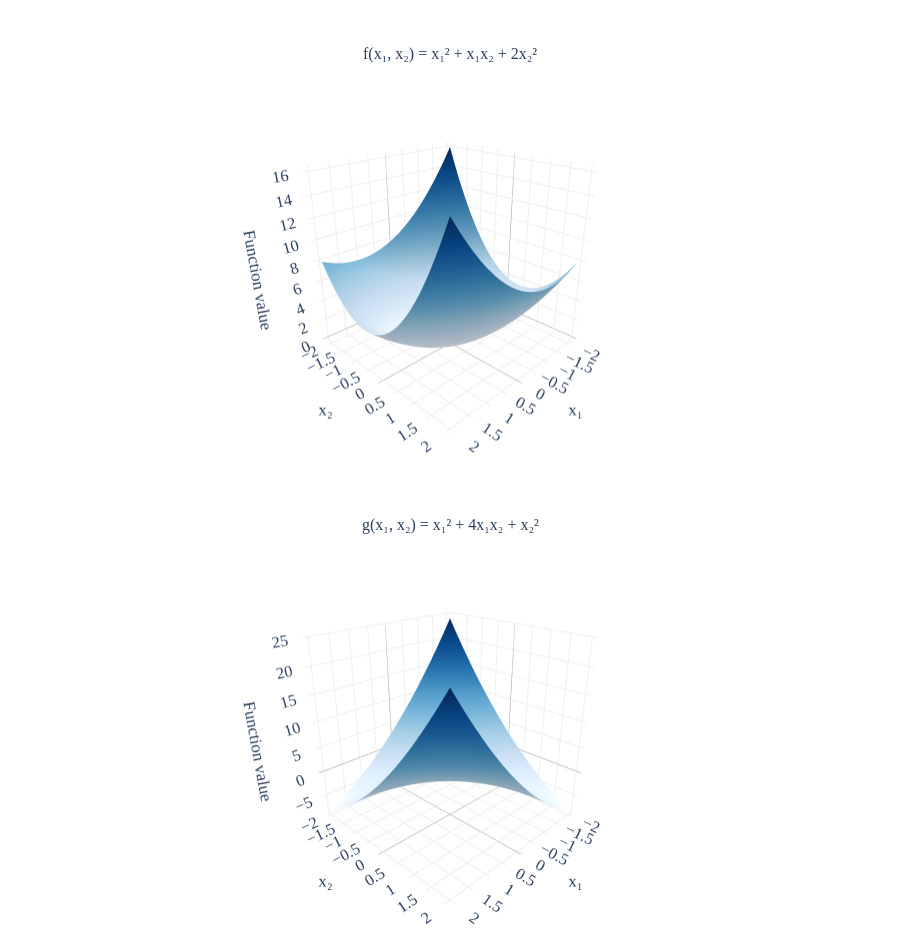

The notebook cell saved with this chart:
### Markdown cell above
### Example: Checking Convexity

Consider the function

$$g(x_1,x_2)=x_1^2+4x_1x_2+x_2^2$$

Its Hessian is $\begin{bmatrix}2&4\\4&2\end{bmatrix}$. All of its entries are positive, but if we choose $\vec v=\begin{bmatrix}1\\-1\end{bmatrix}$, then

$$\vec v^T{\color{#3d81f6}H_g}\vec v=\begin{bmatrix}1&-1\end{bmatrix}{\color{#3d81f6}\begin{bmatrix}2&4\\4&2\end{bmatrix}}\begin{bmatrix}1\\-1\end{bmatrix}=-4$$

So, $g$ isn't convex. We can also see this by restricting $g$ to the line $x_2=-x_1$:

$$g(s,-s)=-2s^2$$

Compare this to the earlier function $f(x_1,x_2)=x_1^2+x_1x_2+2x_2^2$. The plots below show their graphs in $\mathbb{R}^3$. You can rotate each plot to examine its shape. The first is a convex bowl, while the second is a saddle.

### Code cell
make_hessian_explorer()

### Figure 1 — Plotly figure (JSON) as saved in the notebook; plotly's stock layout.template omitted (floating-point values rounded to 4 significant figures; data arrays with more than 128 entries replaced by an {"elided": "..."} marker saying what was removed)
{"data": [{"colorscale": [[0.0, "rgb(247,251,255)"], [0.125, "rgb(222,235,247)"], [0.25, "rgb(198,219,239)"], [0.375, "rgb(158,202,225)"], [0.5, "rgb(107,174,214)"], [0.625, "rgb(66,146,198)"], [0.75, "rgb(33,113,181)"], [0.875, "rgb(8,81,156)"], [1.0, "rgb(8,48,107)"]], "hovertemplate": "x₁ = %{x:.2f}<br>x₂ = %{y:.2f}<br>Height = %{z:.2f}<extra></extra>", "scene": "scene", "showscale": false, "type": "surface", "x": {"elided": "71x71 float values"}, "y": {"elided": "71x71 float values"}, "z": {"elided": "71x71 float values"}}, {"colorscale": [[0.0, "rgb(247,251,255)"], [0.125, "rgb(222,235,247)"], [0.25, "rgb(198,219,239)"], [0.375, "rgb(158,202,225)"], [0.5, "rgb(107,174,214)"], [0.625, "rgb(66,146,198)"], [0.75, "rgb(33,113,181)"], [0.875, "rgb(8,81,156)"], [1.0, "rgb(8,48,107)"]], "hovertemplate": "x₁ = %{x:.2f}<br>x₂ = %{y:.2f}<br>Height = %{z:.2f}<extra></extra>", "scene": "scene2", "showscale": false, "type": "surface", "x": {"elided": "71x71 float values"}, "y": {"elided": "71x71 float values"}, "z": {"elided": "71x71 float values"}}], "layout": {"annotations": [{"font": {"size": 16}, "showarrow": false, "text": "f(x₁, x₂) = x₁² + x₁x₂ + 2x₂²", "x": 0.5, "xanchor": "center", "xref": "paper", "y": 1.0, "yanchor": "bottom", "yref": "paper"}, {"font": {"size": 16}, "showarrow": false, "text": "g(x₁, x₂) = x₁² + 4x₁x₂ + x₂²", "x": 0.5, "xanchor": "center", "xref": "paper", "y": 0.455, "yanchor": "bottom", "yref": "paper"}], "autosize": true, "font": {"family": "Palatino Linotype, Palatino, serif", "size": 14}, "height": 950, "margin": {"b": 20, "l": 15, "r": 15, "t": 65}, "paper_bgcolor": "white", "plot_bgcolor": "white", "scene": {"aspectmode": "cube", "camera": {"eye": {"x": 1.6, "y": 1.6, "z": 1.0}}, "domain": {"x": [0.0, 1.0], "y": [0.545, 1.0]}, "xaxis": {"backgroundcolor": "white", "gridcolor": "#eeeeee", "title": {"text": "x₁"}, "zerolinecolor": "#999999"}, "yaxis": {"backgroundcolor": "white", "gridcolor": "#eeeeee", "title": {"text": "x₂"}, "zerolinecolor": "#999999"}, "zaxis": {"backgroundcolor": "white", "gridcolor": "#eeeeee", "title": {"text": "Function value"}, "zerolinecolor": "#999999"}}, "scene2": {"aspectmode": "cube", "camera": {"eye": {"x": 1.6, "y": 1.6, "z": 1.0}}, "domain": {"x": [0.0, 1.0], "y": [0.0, 0.455]}, "xaxis": {"backgroundcolor": "white", "gridcolor": "#eeeeee", "title": {"text": "x₁"}, "zerolinecolor": "#999999"}, "yaxis": {"backgroundcolor": "white", "gridcolor": "#eeeeee", "title": {"text": "x₂"}, "zerolinecolor": "#999999"}, "zaxis": {"backgroundcolor": "white", "gridcolor": "#eeeeee", "title": {"text": "Function value"}, "zerolinecolor": "#999999"}}, "showlegend": false, "xaxis": {"gridcolor": "#eeeeee", "zerolinecolor": "#999999"}, "yaxis": {"gridcolor": "#eeeeee", "zerolinecolor": "#999999"}}}
